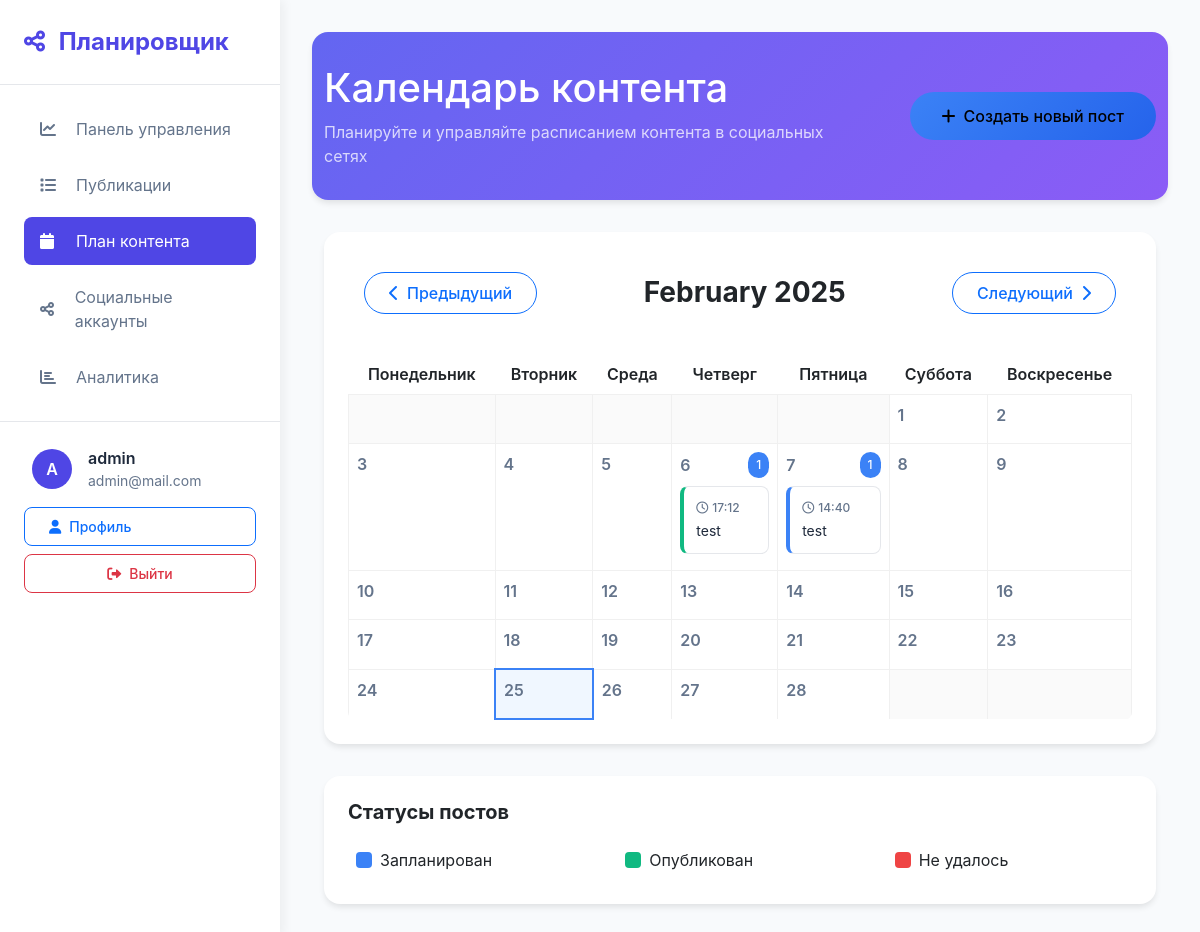
The app's page /content-plan/ (signed in) with its own data.
### posts/models.py (models this page shows, shortened)
class Post(models.Model):
    STATUS_CHOICES = [
        ('draft', 'Draft'),
        ('scheduled', 'Scheduled'),
        ('published', 'Published'),
        ('failed', 'Failed'),
    ]
    user = models.ForeignKey(User, on_delete=models.CASCADE)
    content = models.TextField()
    scheduled_time = models.DateTimeField()
    social_accounts = models.ManyToManyField(SocialAccount)
    status = models.CharField(max_length=20, choices=STATUS_CHOICES, default='draft')
    created_at = models.DateTimeField(auto_now_add=True)
    updated_at = models.DateTimeField(auto_now=True)
    published_at = models.DateTimeField(null=True, blank=True)

### content_plan/views.py (the view)
# urls.py: path('', views.calendar_view, name='content_plan'),
@login_required
def calendar_view(request):
    today = timezone.now()
    year = int(request.GET.get('year', today.year))
    month = int(request.GET.get('month', today.month))
    _, num_days = monthrange(year, month)
    first_day = timezone.datetime(year, month, 1)
    last_day = timezone.datetime(year, month, num_days)
    posts = Post.objects.filter(
        user=request.user,
        scheduled_time__year=year,
        scheduled_time__month=month
    ).order_by('scheduled_time')
    calendar_data = []
    week = []
    first_weekday = first_day.weekday()  # Monday is 0
    for _ in range(first_weekday):
        week.append({'day': None, 'posts': []})
    for day in range(1, num_days + 1):
        current_date = timezone.datetime(year, month, day)
        day_posts = [post for post in posts if post.scheduled_time.date() == current_date.date()]
        week.append({
            'day': day,
            'today': current_date.date() == today.date(),
            'posts': day_posts
        })
        if len(week) == 7:
            calendar_data.append(week)
            week = []
    if week:
        while len(week) < 7:
            week.append({'day': None, 'posts': []})
        calendar_data.append(week)
    if month == 1:
        prev_month = 12
        prev_year = year - 1
    else:
        prev_month = month - 1
        prev_year = year
    if month == 12:
        next_month = 1
        next_year = year + 1
    else:
        next_month = month + 1
        next_year = year
    context = {
        'calendar': calendar_data,
        'current_month': first_day.strftime('%B %Y'),
        'prev_month': prev_month,
        'prev_year': prev_year,
        'next_month': next_month,
        'next_year': next_year,
        'year': year,
        'month': month,
    }
    return render(request, 'content_plan/calendar.html', context)

### templates/content_plan/calendar.html (shortened to what this page needs)
{% extends 'base.html' %}
{% block extra_css %}
<link href="https://cdn.jsdelivr.net/npm/fullcalendar@5.11.3/main.min.css" rel="stylesheet">
{% endblock %}
{% block content %}
<div class="content-header">
    <div class="container">
        <div class="row align-items-center">
            <div class="col-md-8">
                <h1 class="mb-2">Календарь контента</h1>
                <p class="mb-0 opacity-75">Планируйте и управляйте расписанием контента в социальных сетях</p>
            </div>
            <div class="col-md-4 text-md-end">
                <a href="{% url 'post_create' %}" class="btn btn-light create-post-btn">
                    <i class="fas fa-plus me-2"></i>Создать новый пост
                </a>
            </div>
        </div>
    </div>
</div>
<div class="container">
    <div class="calendar-container">
        <div class="calendar-nav d-flex justify-content-between align-items-center">
            <a href="?year={{ prev_year }}&month={{ prev_month }}" class="btn btn-outline-primary">
                <i class="fas fa-chevron-left me-2"></i>Предыдущий
            </a>
            <h3 class="mb-0 fw-bold">{{ current_month }}</h3>
            <a href="?year={{ next_year }}&month={{ next_month }}" class="btn btn-outline-primary">
                Следующий<i class="fas fa-chevron-right ms-2"></i>
            </a>
        </div>
        <div class="calendar-grid">
            <table class="table table-borderless mb-0">
                <thead>
                    <tr>
                        <th class="weekday-header">Понедельник</th>
                        <th class="weekday-header">Вторник</th>
                        <th class="weekday-header">Среда</th>
                        <th class="weekday-header">Четверг</th>
                        <th class="weekday-header">Пятница</th>
                        <th class="weekday-header">Суббота</th>
                        <th class="weekday-header">Воскресенье</th>
                    </tr>
                </thead>
                <tbody>
                    {% for week in calendar %}
                        <tr>
                            {% for day in week %}
                                <td class="calendar-day {% if day.today %}today{% elif not day.day %}empty{% endif %}">
                                    {% if day.day %}
                                        <div class="day-header d-flex justify-content-between align-items-center">
                                            <span>{{ day.day }}</span>
                                            {% if day.posts %}
                                                <span class="badge-count">{{ day.posts|length }}</span>
                                            {% endif %}
                                        </div>
                                        {% for post in day.posts %}
                                            <div class="post-item {{ post.status }}" onclick="window.location.href='{% url 'post_detail' post.id %}'">
                                                <div class="post-time">
                                                    <i class="far fa-clock me-1"></i>{{ post.scheduled_time|date:"H:i" }}
                                                </div>
                                                <div class="post-content mt-1">
                                                    {{ post.content|truncatechars:50 }}
                                                </div>
                                            </div>
                                        {% endfor %}
                                    {% endif %}
                                </td>
                            {% endfor %}
                        </tr>
                    {% endfor %}
                </tbody>
            </table>
        </div>
    </div>
    <div class="legend-container">
        <h5 class="fw-bold mb-3">Статусы постов</h5>
        <div class="row">
            <div class="col-md-4">
                <div class="legend-item">
                    <div class="legend-color legend-scheduled"></div>
                    <span>Запланирован</span>
                </div>
            </div>
            <div class="col-md-4">
                <div class="legend-item">
                    <div class="legend-color legend-published"></div>
                    <span>Опубликован</span>
                </div>
            </div>
            <div class="col-md-4">
                <div class="legend-item">
                    <div class="legend-color legend-failed"></div>
                    <span>Не удалось</span>
                </div>
            </div>
        </div>
    </div>
</div>
{% endblock %}

### templates/base.html (shortened to what this page needs)
{% load static %}
{% load i18n %}
<!DOCTYPE html>
<html lang="en">
<head>
    <link href="https://cdn.jsdelivr.net/npm/bootstrap@5.3.0/dist/css/bootstrap.min.css" rel="stylesheet">
    <link href="https://cdnjs.cloudflare.com/ajax/libs/font-awesome/6.0.0/css/all.min.css" rel="stylesheet">
    {% block extra_css %}{% endblock %}
</head>
<body>
    <div class="sidebar">
        <div class="sidebar-header">
            <a href="{% url 'home' %}" class="sidebar-brand">
                <i class="fas fa-share-nodes me-2"></i>
                Планировщик
            </a>
        </div>
        <div class="sidebar-nav">
            {% if user.is_authenticated %}
                <div class="nav-item">
                    <a href="{% url 'dashboard' %}" class="nav-link {% if request.resolver_match.url_name == 'dashboard' %}active{% endif %}">
                        <i class="fas fa-chart-line"></i>
                        Панель управления
                    </a>
                </div>
                <div class="nav-item">
                    <a href="{% url 'post_list' %}" class="nav-link {% if request.resolver_match.url_name == 'post_list' %}active{% endif %}">
                        <i class="fas fa-list"></i>
                        Публикации
                    </a>
                </div>
                <div class="nav-item">
                    <a href="{% url 'content_plan' %}" class="nav-link {% if request.resolver_match.url_name == 'content_plan' %}active{% endif %}">
                        <i class="fas fa-calendar"></i>
                        План контента
                    </a>
                </div>
                <div class="nav-item">
                    <a href="{% url 'social_accounts' %}" class="nav-link {% if request.resolver_match.url_name == 'social_accounts' %}active{% endif %}">
                        <i class="fas fa-share-alt"></i>
                        Социальные аккаунты
                    </a>
                </div>
                <div class="nav-item">
                    <a href="{% url 'analytics' %}" class="nav-link {% if request.resolver_match.url_name == 'analytics' %}active{% endif %}">
                        <i class="fas fa-chart-bar"></i>
                        Аналитика
                    </a>
                </div>
            {% endif %}
        </div>
        {% if user.is_authenticated %}
            <div class="user-menu mt-auto">
                <div class="user-info mb-2">
                    <div class="user-avatar">
                        {{ user.username|first|upper }}
                    </div>
                    <div class="user-details">
                        <p class="user-name">{{ user.username }}</p>
                        <p class="user-email">{{ user.email }}</p>
                    </div>
                </div>
                <div class="d-grid gap-2">
                    <a href="{% url 'profile' %}" class="btn btn-outline-primary btn-sm d-flex align-items-center">
                        <i class="fas fa-user me-2"></i> Профиль
                    </a>
                    <form method="post" action="{% url 'logout' %}">
                        <button type="submit" class="btn btn-outline-danger btn-sm w-100 d-flex align-items-center justify-content-center">
                            <i class="fas fa-sign-out-alt me-2"></i> Выйти
                        </button>
                    </form>
                </div>
            </div>
        {% endif %}
    </div>
    <div class="main-content">
        {% block content %}{% endblock %}
    </div>
</body>
</html>

### templates/base.html (style rules this page uses)
:root { --primary-color: #4f46e5; --primary-dark: #4338ca; --secondary-color: #8b5cf6; --success-color: #10b981; --danger-color: #ef4444; --warning-color: #f59e0b; --info-color: #3b82f6; --sidebar-width: 280px; }
body { background-color: #f8fafc; font-family: 'Inter', -apple-system, BlinkMacSystemFont, 'Segoe UI', Roboto, sans-serif; }
.sidebar { position: fixed; left: 0; top: 0; bottom: 0; width: var(--sidebar-width); background: white; box-shadow: 4px 0 10px rgba(0, 0, 0, 0.05); z-index: 1000; transition: all 0.3s ease; }
.sidebar-header { padding: 1.5rem; border-bottom: 1px solid #e5e7eb; }
.sidebar-brand { font-size: 1.5rem; font-weight: 700; color: var(--primary-color); text-decoration: none; }
.sidebar-nav { padding: 1rem 0; }
.nav-item { padding: 0.25rem 1.5rem; }
.nav-link { display: flex; align-items: center; padding: 0.75rem 1rem; color: #64748b; border-radius: 0.5rem; transition: all 0.2s ease; }
.nav-link.active { background: var(--primary-color); color: white; }
.nav-link i { width: 1.5rem; margin-right: 0.75rem; }
.main-content { margin-left: var(--sidebar-width); padding: 2rem; min-height: 100vh; }
.content-header { background: white; border-radius: 1rem; padding: 1.5rem; margin-bottom: 2rem; box-shadow: 0 1px 3px rgba(0, 0, 0, 0.1); }
.btn { padding: 0.5rem 1.5rem; border-radius: 0.5rem; font-weight: 500; transition: all 0.3s ease; }
.user-menu { padding: 1rem 1.5rem; border-top: 1px solid #e5e7eb; margin-top: auto; }
.user-info { display: flex; align-items: center; gap: 1rem; padding: 0.5rem; border-radius: 0.5rem; transition: all 0.2s ease; }
.user-avatar { width: 2.5rem; height: 2.5rem; border-radius: 50%; background: var(--primary-color); color: white; display: flex; align-items: center; justify-content: center; font-weight: 600; }
.user-details { flex: 1; }
.user-name { font-weight: 600; color: #1e293b; margin: 0; }
.user-email { font-size: 0.875rem; color: #64748b; margin: 0; }

### templates/content_plan/calendar.html (style rules this page uses)
.content-header { background: linear-gradient(135deg, #6366F1 0%, #8B5CF6 100%); color: white; padding: 2rem 0; margin-bottom: 2rem; border-radius: 1rem; box-shadow: 0 4px 6px -1px rgba(0, 0, 0, 0.1); }
.calendar-container { background: white; border-radius: 1rem; box-shadow: 0 4px 6px -1px rgba(0, 0, 0, 0.1); padding: 1.5rem; margin-bottom: 2rem; }
.calendar-nav { background: white; border-radius: 0.5rem; padding: 1rem; margin-bottom: 1.5rem; }
.calendar-nav .btn { padding: 0.5rem 1.5rem; border-radius: 2rem; font-weight: 500; transition: all 0.3s ease; }
.calendar-grid { border-radius: 0.5rem; overflow: hidden; }
.calendar-day { min-height: 150px; border: 1px solid #f0f0f0; padding: 0.75rem; transition: all 0.3s ease; }
.calendar-day.today { background: #f0f7ff; border: 2px solid #3b82f6; }
.calendar-day.empty { background-color: #fafafa; }
.day-header { font-weight: 600; color: #64748b; margin-bottom: 0.5rem; }
.post-item { background: white; border-radius: 0.5rem; padding: 0.75rem; margin-bottom: 0.5rem; border: 1px solid #e5e7eb; transition: all 0.2s ease; cursor: pointer; }
.post-item.scheduled { border-left: 4px solid #3b82f6; }
.post-item.published { border-left: 4px solid #10b981; }
.post-time { font-size: 0.75rem; color: #64748b; font-weight: 500; }
.post-content { color: #1e293b; font-size: 0.875rem; line-height: 1.25rem; }
.badge-count { background: #3b82f6; color: white; font-size: 0.75rem; padding: 0.25rem 0.5rem; border-radius: 1rem; font-weight: 500; }
.legend-container { background: white; border-radius: 1rem; padding: 1.5rem; box-shadow: 0 4px 6px -1px rgba(0, 0, 0, 0.1); }
.legend-item { display: flex; align-items: center; gap: 0.5rem; padding: 0.5rem; border-radius: 0.5rem; transition: all 0.2s ease; }
.legend-color { width: 1rem; height: 1rem; border-radius: 0.25rem; }
.legend-scheduled { background: #3b82f6; }
.legend-published { background: #10b981; }
.legend-failed { background: #ef4444; }
.create-post-btn { background: linear-gradient(135deg, #3b82f6 0%, #2563eb 100%); border: none; padding: 0.75rem 2rem; border-radius: 2rem; font-weight: 500; transition: all 0.3s ease; }
.weekday-header { background: #f8fafc; color: #64748b; font-weight: 600; padding: 1rem; text-align: center; border-bottom: 2px solid #e5e7eb; }

### records on screen
Post: scheduled_time "17:12", content "test"
Post: scheduled_time "14:40", content "test"

### other values on screen
{{ user.username|first|upper }} "A"
{{ user.username }} "admin"
{{ user.email }} "admin@mail.com"
{{ current_month }} "February 2025"
{{ day.day }} "1" "2" "3" "4" "5" "6" "7" "8" "9" "10" "11" "12" "13" "14" "15" "16" "17" "18" "19" "20" "21" "22" "23" "24" "25" "26" "27" "28"
{{ day.posts|length }} "1" "1"
